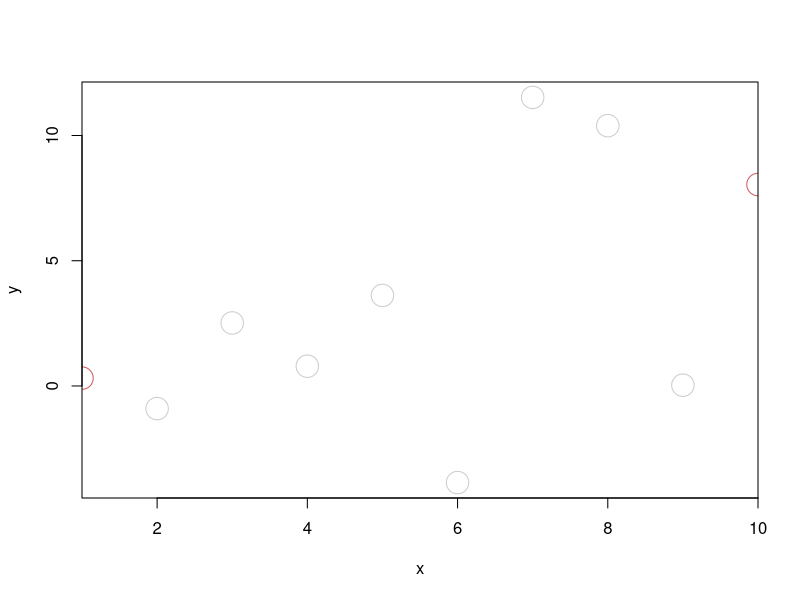
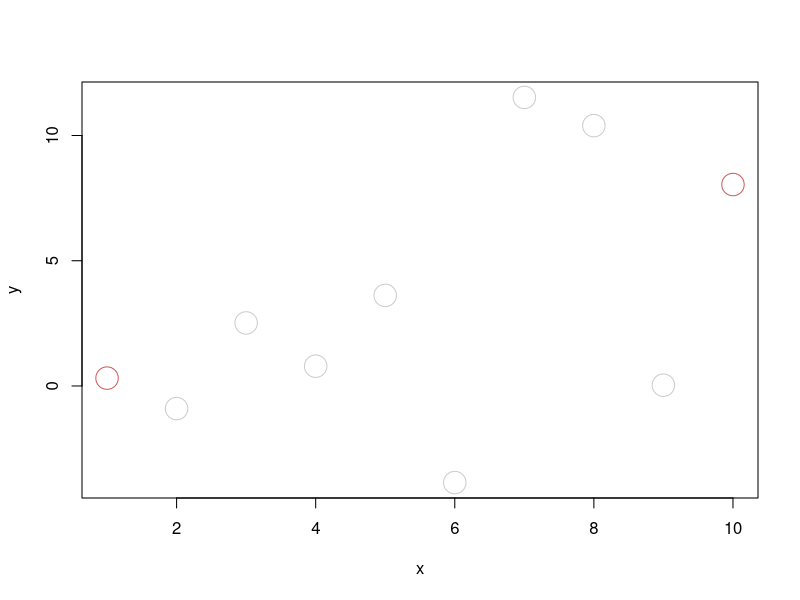

R code for these plots, in order:
## ---- chunk 1
cut(1:10, breaks = c(0, 5, 10))
## ---- chunk 2
#| out-width: 800px
#| fig-align: 'center'
x <- 1:10
y <- rnorm(10, 0, 5)
col <- ifelse(1:10 %in% c(1, 10), "indianred", "grey80")

plot(x, y, col = col, cex = 3, xaxs = "i")
## ---- chunk 3
#| out-width: 800px
#| fig-align: 'center'
# By default, the plot() function automatically expands the x- and y-axis
# limits by approximately 4% on each end, see `xaxs` in ?graphics::par
plot(x, y, col = col, cex = 3)
